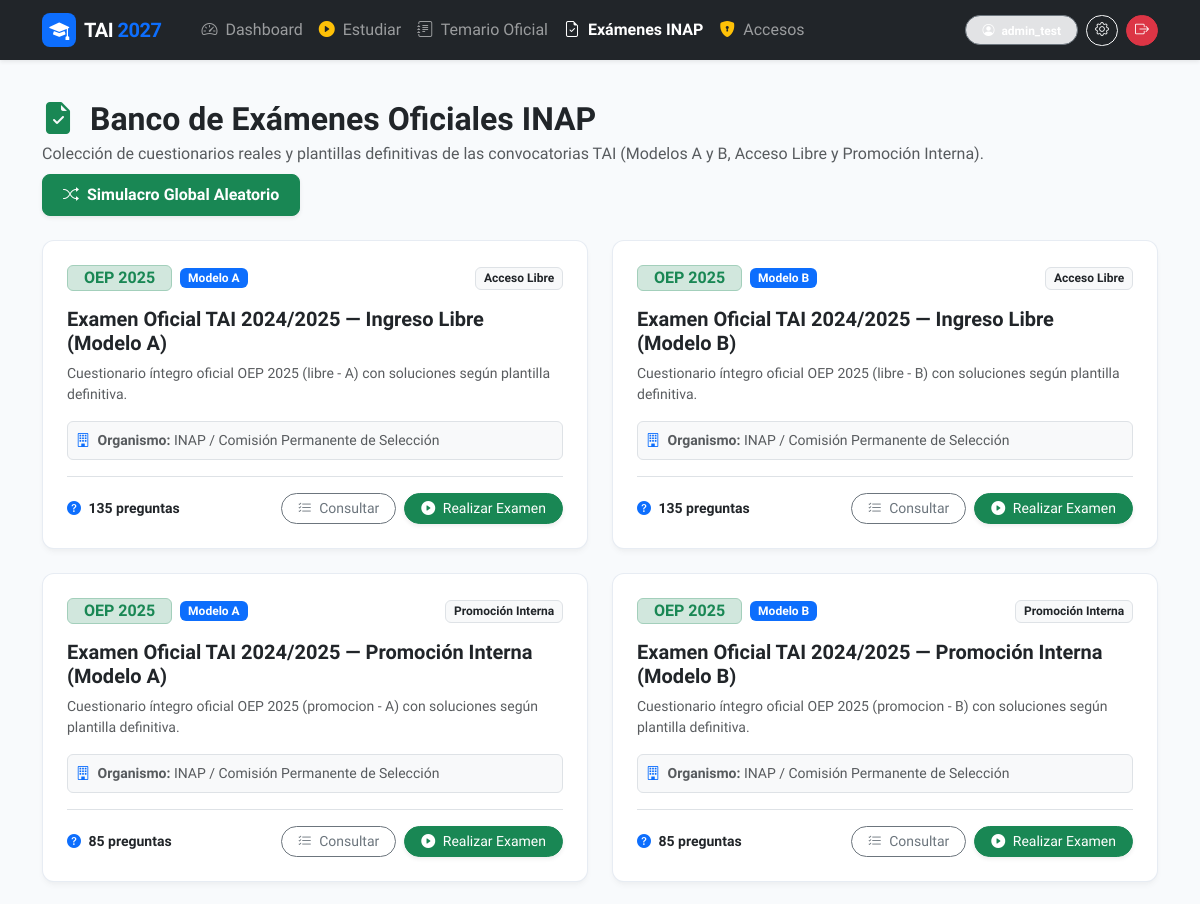
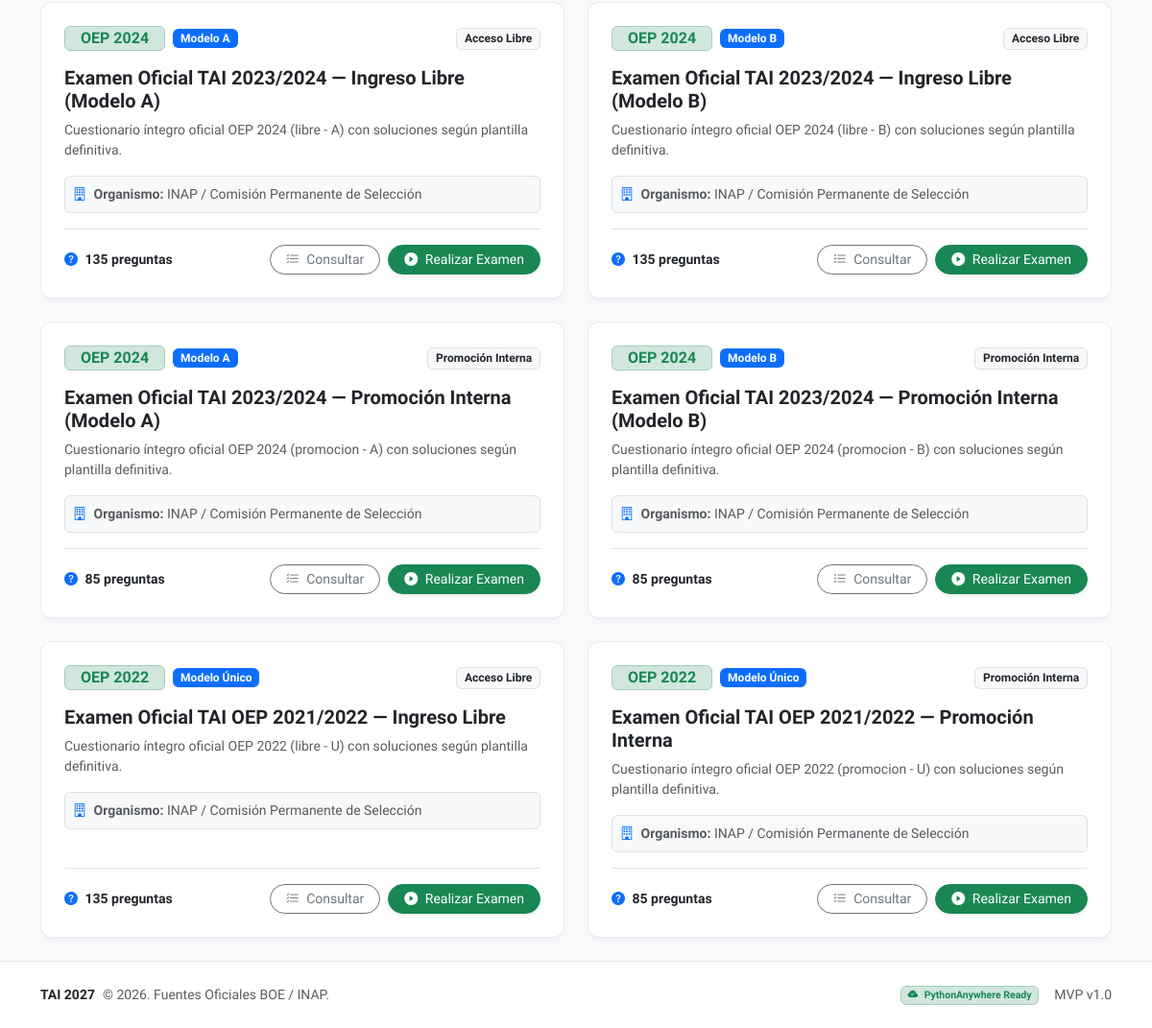
The page /examenes/ (signed in) on the database its author committed (2 pictures, top to bottom).
### examenes/models.py (models this page shows, shortened)
class Examen(models.Model):
    CONVOCATORIA_CHOICES = [
        ('libre', 'Acceso Libre'),
        ('promocion', 'Promoción Interna'),
        ('estabilizacion', 'Estabilización'),
        ('extraordinaria', 'Convocatoria Extraordinaria'),
    ]
    MODELO_CHOICES = [
        ('A', 'Modelo A'),
        ('B', 'Modelo B'),
        ('U', 'Modelo Único'),
    ]
    año = models.PositiveIntegerField(help_text="Año de la convocatoria oficial (ej: 2024, 2023...)")
    convocatoria = models.CharField(max_length=50, choices=CONVOCATORIA_CHOICES, default='libre')
    modelo = models.CharField(max_length=10, choices=MODELO_CHOICES, default='A', help_text="Variante de examen (Modelo A / Modelo B)")
    tipo = models.CharField(max_length=100, default='Primer Ejercicio TAI (Cuestionario 100 preguntas)')
    organismo = models.CharField(max_length=100, default='INAP / Comisión Permanente de Selección')
    url_oficial = models.URLField(blank=True, help_text="Enlace a la web oficial del INAP donde se publicó")
    url_plantilla = models.URLField(blank=True, help_text="Enlace a la plantilla correctora definitiva oficial")
    descripcion = models.CharField(max_length=255, blank=True)
    class Meta:
        verbose_name = "Examen Oficial"
        verbose_name_plural = "Exámenes Oficiales"
        ordering = ['-año', 'convocatoria', 'modelo']

### examenes/views.py (the view)
# urls.py: path('', ExamenesListView.as_view(), name='lista'),
class ExamenesListView(LoginRequiredMixin, ListView):
    model = Examen
    template_name = "examenes/examenes_list.html"
    context_object_name = "examenes"
    def get_queryset(self):
        return Examen.objects.all().prefetch_related('preguntas')

### accounts/context_processors.py (called while the page is built)
def access_requests_processor(request):
    if hasattr(request, 'user') and request.user.is_authenticated and (request.user.is_staff or request.user.is_superuser):
        count = Invitacion.objects.filter(activo=False).count()
        return {
            'solicitudes_pendientes_count': count
        }
    return {
        'solicitudes_pendientes_count': 0
    }

### templates/examenes/examenes_list.html (shortened to what this page needs)
{% extends "base.html" %}
{% block content %}
<div class="d-flex flex-wrap justify-content-between align-items-center mb-4 gap-2">
    <div>
        <h2 class="fw-bold text-dark mb-1"><i class="bi bi-file-earmark-check-fill text-success me-2"></i> Banco de Exámenes Oficiales INAP</h2>
        <p class="text-muted mb-0">Colección de cuestionarios reales y plantillas definitivas de las convocatorias TAI (Modelos A y B, Acceso Libre y Promoción Interna).</p>
    </div>
    <div class="d-flex gap-2">
        <a href="{% url 'estudio:test_examen' %}?limite=30" class="btn btn-success btn-tai shadow-sm">
            <i class="bi bi-shuffle me-1"></i> Simulacro Global Aleatorio
        </a>
    </div>
</div>
<div class="row g-4">
    {% for examen in examenes %}
    <div class="col-md-6 col-lg-6">
        <div class="card card-custom p-4 bg-white h-100 d-flex flex-column justify-content-between">
            <div>
                <div class="d-flex justify-content-between align-items-center mb-3">
                    <div class="d-flex align-items-center gap-2">
                        <span class="badge bg-success-subtle text-success border border-success-subtle px-3 py-1 fw-bold fs-6">OEP {{ examen.año }}</span>
                        <span class="badge bg-primary px-2 py-1">{{ examen.get_modelo_display }}</span>
                    </div>
                    <span class="badge bg-light text-dark border">{{ examen.get_convocatoria_display }}</span>
                </div>
                <h5 class="fw-bold text-dark mb-2">{{ examen.tipo }}</h5>
                <p class="text-muted small mb-3">{{ examen.descripcion }}</p>
                <div class="bg-light p-2 rounded border small text-muted mb-3">
                    <div><i class="bi bi-building me-1 text-primary"></i> <strong>Organismo:</strong> {{ examen.organismo }}</div>
                </div>
            </div>
            <div class="pt-3 border-top d-flex justify-content-between align-items-center">
                <span class="fw-bold text-dark small"><i class="bi bi-question-circle-fill me-1 text-primary"></i> {{ examen.preguntas.count }} preguntas</span>
                <div class="d-flex gap-2">
                    <a href="{% url 'examenes:detalle' examen.id %}" class="btn btn-outline-secondary btn-sm rounded-pill px-3">
                        <i class="bi bi-list-check me-1"></i> Consultar
                    </a>
                    <a href="{% url 'estudio:test_examen' %}?examen={{ examen.id }}" class="btn btn-success btn-sm rounded-pill px-3 shadow-sm">
                        <i class="bi bi-play-circle-fill me-1"></i> Realizar Examen
                    </a>
                </div>
            </div>
        </div>
    </div>
    {% empty %}
    <div class="col-12">
        <div class="card card-custom p-5 text-center bg-white">
            <p class="text-muted mb-0">No hay exámenes registrados.</p>
        </div>
    </div>
    {% endfor %}
</div>
{% endblock %}

### templates/base.html (shortened to what this page needs)
<!DOCTYPE html>
<html lang="es" data-bs-theme="light">
<head>
    <link href="https://cdn.jsdelivr.net/npm/bootstrap@5.3.3/dist/css/bootstrap.min.css" rel="stylesheet">
    <link rel="stylesheet" href="https://cdn.jsdelivr.net/npm/bootstrap-icons@1.11.3/font/bootstrap-icons.min.css">
</head>
<body>
    <nav class="navbar navbar-expand-lg navbar-dark bg-dark sticky-top shadow-sm py-2">
        <div class="container">
            <a class="navbar-brand d-flex align-items-center gap-2" href="{% if user.is_authenticated %}{% url 'dashboard' %}{% else %}{% url 'landing' %}{% endif %}">
                <span class="bg-primary text-white p-2 rounded-3 d-inline-flex align-items-center justify-content-center" style="width: 34px; height: 34px;">
                    <i class="bi bi-mortarboard-fill"></i>
                </span>
                <span>TAI <span class="text-primary">2027</span></span>
            </a>
            <div class="collapse navbar-collapse" id="navbarMain">
                {% if user.is_authenticated %}
                <ul class="navbar-nav me-auto mb-2 mb-lg-0 ms-lg-3">
                    <li class="nav-item">
                        <a class="nav-link {% if request.resolver_match.url_name == 'dashboard' %}active text-white fw-bold{% endif %}" href="{% url 'dashboard' %}">
                            <i class="bi bi-speedometer2 me-1"></i> Dashboard
                        </a>
                    </li>
                    <li class="nav-item">
                        <a class="nav-link {% if 'estudio' in request.path %}active text-white fw-bold{% endif %}" href="{% url 'estudio:seleccionar_sesion' %}">
                            <i class="bi bi-play-circle-fill text-warning me-1"></i> Estudiar
                        </a>
                    </li>
                    <li class="nav-item">
                        <a class="nav-link {% if 'temario' in request.path %}active text-white fw-bold{% endif %}" href="{% url 'temario:lista' %}">
                            <i class="bi bi-journal-text me-1"></i> Temario Oficial
                        </a>
                    </li>
                    <li class="nav-item">
                        <a class="nav-link {% if 'examenes' in request.path %}active text-white fw-bold{% endif %}" href="{% url 'examenes:lista' %}">
                            <i class="bi bi-file-earmark-check me-1"></i> Exámenes INAP
                        </a>
                    </li>
                    {% if user.is_staff or user.is_superuser %}
                    <li class="nav-item">
                        <a class="nav-link {% if 'gestion-accesos' in request.path %}active text-white fw-bold{% endif %}" href="{% url 'accounts:gestion_accesos' %}">
                            <i class="bi bi-shield-lock-fill text-warning me-1"></i> Accesos
                        </a>
                    </li>
                    {% endif %}
                </ul>
                <div class="d-flex align-items-center gap-2">
                    <span class="badge bg-secondary-subtle text-white border border-secondary px-3 py-2 rounded-pill">
                        <i class="bi bi-person-circle me-1"></i> {{ user.username }}
                    </span>
                    <a href="{% url 'accounts:perfil' %}" class="btn btn-outline-light btn-sm rounded-pill" title="Configurar Plan">
                        <i class="bi bi-gear"></i>
                    </a>
                    <a href="{% url 'account_logout' %}" class="btn btn-danger btn-sm rounded-pill" title="Cerrar sesión">
                        <i class="bi bi-box-arrow-right"></i>
                    </a>
                </div>
                {% endif %}
            </div>
        </div>
    </nav>
    <main class="container my-4 flex-grow-1">
        {% block content %}{% endblock %}
    </main>
    <footer class="py-4 mt-auto">
        <div class="container d-flex flex-wrap justify-content-between align-items-center text-muted small">
            <div class="d-flex align-items-center gap-2">
                <span class="fw-bold text-dark">TAI 2027</span> &copy; 2026. Fuentes Oficiales BOE / INAP.
            </div>
            <div class="d-flex align-items-center gap-3">
                <span class="badge bg-success-subtle text-success border border-success-subtle">
                    <i class="bi bi-cloud-check-fill me-1"></i> PythonAnywhere Ready
                </span>
                <span>MVP v1.0</span>
            </div>
        </div>
    </footer>
</body>
</html>

### templates/base.html (style rules this page uses)
:root { --tai-primary: #0d6efd; --tai-primary-dark: #0a58ca; --tai-bg: #f8fafc; --tai-card-bg: #ffffff; }
body { font-family: 'Plus Jakarta Sans', -apple-system, BlinkMacSystemFont, "Segoe UI", Roboto, sans-serif; background-color: var(--tai-bg); color: #1e293b; min-height: 100vh; display: flex; flex-direction: column; padding-bottom: env(safe-area-inset-bottom); -webkit-font-smoothing: antialiased; }
.navbar-brand { font-weight: 800; letter-spacing: -0.5px; }
.card-custom { border: 1px solid rgba(226, 232, 240, 0.8); border-radius: 12px; box-shadow: 0 4px 6px -1px rgba(0, 0, 0, 0.04), 0 2px 4px -1px rgba(0, 0, 0, 0.02); transition: all 0.2s ease-in-out; }
.btn-tai { font-weight: 600; border-radius: 8px; padding: 0.5rem 1.25rem; }
footer { margin-top: auto; border-top: 1px solid #e2e8f0; background-color: #ffffff; padding-bottom: env(safe-area-inset-bottom); }

### rows shown on the page
Examen: año "2025", modelo "Modelo A", convocatoria "Acceso Libre", tipo "Examen Oficial TAI 2024/2025 — Ingreso Libre (Modelo A)", descripcion "Cuestionario íntegro oficial OEP 2025 (libre - A) con soluciones según plantilla definitiva.", organismo "INAP / Comisión Permanente de Selección", preguntas.count "135"
Examen: año "2025", modelo "Modelo B", convocatoria "Acceso Libre", tipo "Examen Oficial TAI 2024/2025 — Ingreso Libre (Modelo B)", descripcion "Cuestionario íntegro oficial OEP 2025 (libre - B) con soluciones según plantilla definitiva.", organismo "INAP / Comisión Permanente de Selección", preguntas.count "135"
Examen: año "2025", modelo "Modelo A", convocatoria "Promoción Interna", tipo "Examen Oficial TAI 2024/2025 — Promoción Interna (Modelo A)", descripcion "Cuestionario íntegro oficial OEP 2025 (promocion - A) con soluciones según plantilla definitiva.", organismo "INAP / Comisión Permanente de Selección", preguntas.count "85"
Examen: año "2025", modelo "Modelo B", convocatoria "Promoción Interna", tipo "Examen Oficial TAI 2024/2025 — Promoción Interna (Modelo B)", descripcion "Cuestionario íntegro oficial OEP 2025 (promocion - B) con soluciones según plantilla definitiva.", organismo "INAP / Comisión Permanente de Selección", preguntas.count "85"
Examen: año "2024", modelo "Modelo A", convocatoria "Acceso Libre", tipo "Examen Oficial TAI 2023/2024 — Ingreso Libre (Modelo A)", descripcion "Cuestionario íntegro oficial OEP 2024 (libre - A) con soluciones según plantilla definitiva.", organismo "INAP / Comisión Permanente de Selección", preguntas.count "135"
Examen: año "2024", modelo "Modelo B", convocatoria "Acceso Libre", tipo "Examen Oficial TAI 2023/2024 — Ingreso Libre (Modelo B)", descripcion "Cuestionario íntegro oficial OEP 2024 (libre - B) con soluciones según plantilla definitiva.", organismo "INAP / Comisión Permanente de Selección", preguntas.count "135"
Examen: año "2024", modelo "Modelo A", convocatoria "Promoción Interna", tipo "Examen Oficial TAI 2023/2024 — Promoción Interna (Modelo A)", descripcion "Cuestionario íntegro oficial OEP 2024 (promocion - A) con soluciones según plantilla definitiva.", organismo "INAP / Comisión Permanente de Selección", preguntas.count "85"
Examen: año "2024", modelo "Modelo B", convocatoria "Promoción Interna", tipo "Examen Oficial TAI 2023/2024 — Promoción Interna (Modelo B)", descripcion "Cuestionario íntegro oficial OEP 2024 (promocion - B) con soluciones según plantilla definitiva.", organismo "INAP / Comisión Permanente de Selección", preguntas.count "85"
Examen: año "2022", modelo "Modelo Único", convocatoria "Acceso Libre", tipo "Examen Oficial TAI OEP 2021/2022 — Ingreso Libre", descripcion "Cuestionario íntegro oficial OEP 2022 (libre - U) con soluciones según plantilla definitiva.", organismo "INAP / Comisión Permanente de Selección", preguntas.count "135"
Examen: año "2022", modelo "Modelo Único", convocatoria "Promoción Interna", tipo "Examen Oficial TAI OEP 2021/2022 — Promoción Interna", descripcion "Cuestionario íntegro oficial OEP 2022 (promocion - U) con soluciones según plantilla definitiva.", organismo "INAP / Comisión Permanente de Selección", preguntas.count "85"

### other values the page prints
{{ user.username }} "admin_test"
